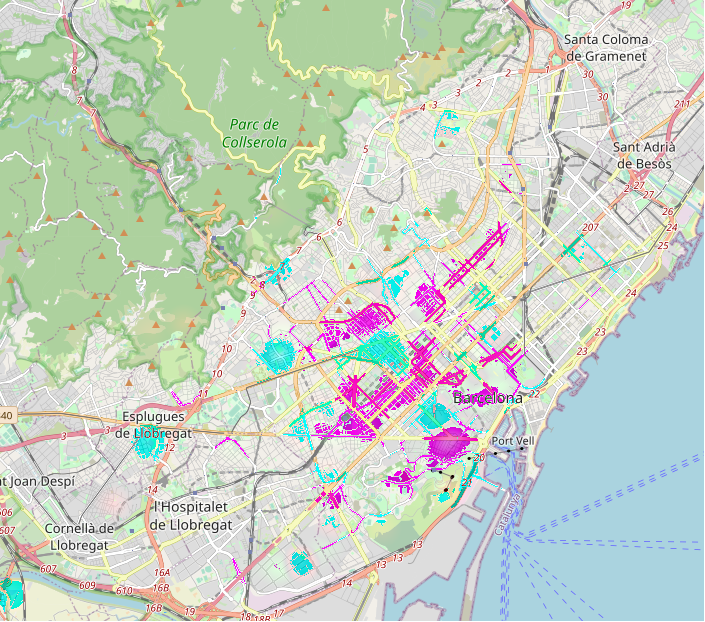

Here is the Python script that generated this plot:
import matplotlib.pyplot as plt
import numpy as np
import json
import math
from PIL import Image, ImageOps

def distance(x0, y0, x1, y1):
    return math.sqrt((x1-x0)**2+(y1-y0)**2)

def mapea(val, min0, max0, min1, max1):
    val -= min0
    val /= (max0-min0)
    val *= (max1-min1)
    val += min1
    return val;

def gauss(x, a, c):
    return a*math.exp(-(x**2/(2*c**2)))

mapa = Image.open("map_4.png") #Already cropped map from openstreetmap.org
print(mapa.format)
print(mapa.size)
print(mapa.mode)


image = np.asarray(mapa)
pixels = (image.shape[0], image.shape[1])
map_area = ((2.05, 2.234),
            (41.339, 41.4609))

c = 20

with open('CoordsRating.json', 'r') as jsonfile:
    arxiu = json.load(jsonfile)

xs = arxiu["x"]
ys = arxiu["y"]
rating = arxiu["rating"]

avg = np.average(rating)

for i in range(len(xs)):
    xs[i] = round(mapea(xs[i], map_area[0][0], map_area[0][1], 0, pixels[0]))
    ys[i] = round(mapea(ys[i], map_area[1][0], map_area[1][1], 0, pixels[1]))


heat = np.empty((pixels[0], pixels[1], 4))
print(image.shape)
print(heat.shape)
print(heat[0][0].size)
for x in range(pixels[0]-1):
    for y in range(pixels[1]-1):
        hot = 0
        for r in range(len(rating)):
            d = distance(x, pixels[1]-y-1, xs[r], ys[r])
            hot += max(c-d, 0)*(rating[r]-avg)/5*c
        
        if hot > 0:
            heat[x][y] = np.asarray(image[x][y] + (0, hot, 0, 0))
            heat[x][y].clip(min=0, max=255)
        else:
            heat[x][y] = np.asarray(image[x][y] - (hot, 0, 0, 0))
            heat[x][y].clip(min=0, max=255)
        

img = Image.fromarray(np.uint8(heat), mode="RGBA")
img.save("HeatMap.png")


